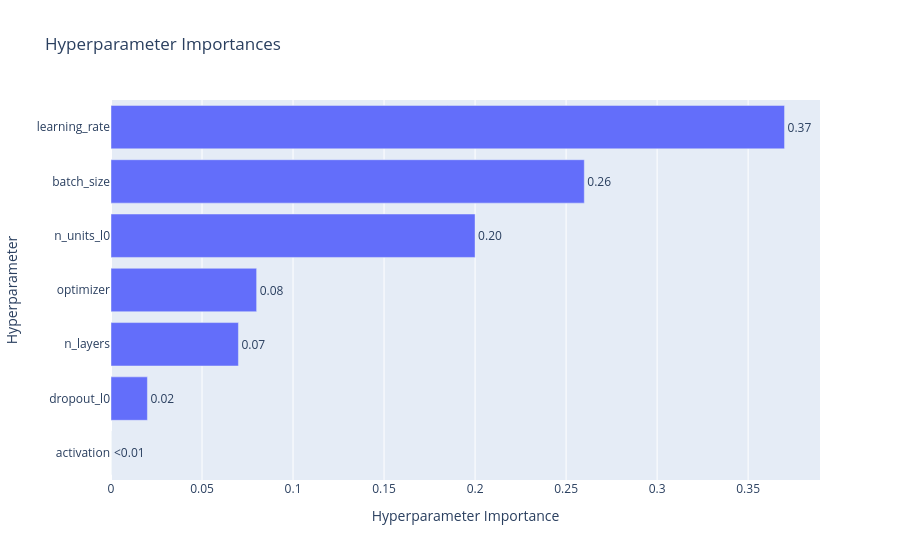
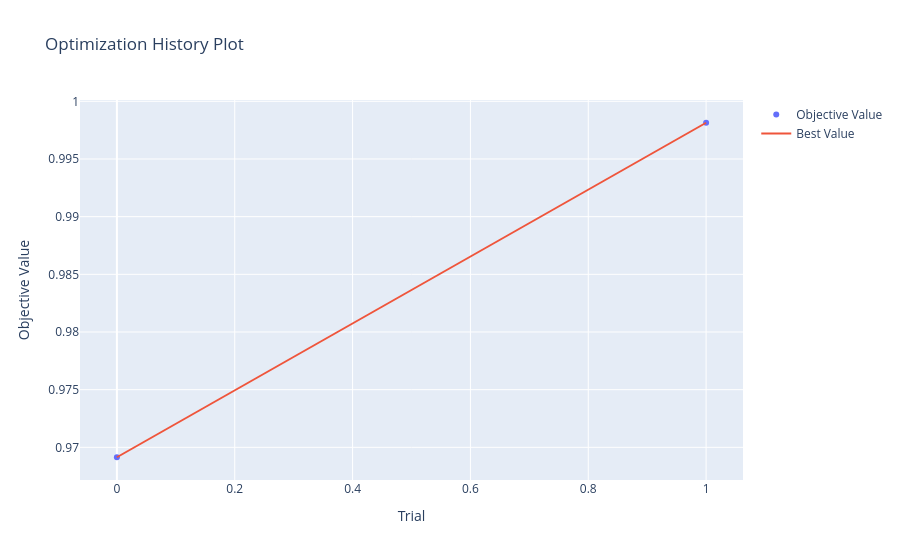

Notebook code cell kept with these figures, in order:
### Code cell
plt.figure(figsize=(12, 5))

# График Loss (красным)
plt.subplot(1, 2, 1)
plt.plot(history_optuna_tf.history['loss'], label='Train Loss', color='red')
if 'val_loss' in history_optuna_tf.history:
    plt.plot(history_optuna_tf.history['val_loss'], '--', label='Val Loss', color='red', alpha=0.6)
plt.title('Binary Crossentropy Loss')
plt.legend()

# График F1
plt.subplot(1, 2, 2)
plt.plot(history_optuna_tf.history['f1_metric'], label='Train F1', color='blue')
if 'val_f1_metric' in history_optuna_tf.history:
    plt.plot(history_optuna_tf.history['val_f1_metric'], '--', label='Val F1', color='blue', alpha=0.6)
plt.title('F1 Score during training')
plt.legend()

plt.tight_layout()
plt.show()

optuna_tf.summary()

fig = optuna.visualization.plot_param_importances(study_tf)
fig.show()

fig2 = optuna.visualization.plot_optimization_history(study_tf)
fig2.show()

### Figure 1 — Plotly figure (JSON) as saved in the notebook; plotly's stock layout.template omitted (floating-point values rounded to 4 significant figures)
{"data": [{"cliponaxis": false, "hovertemplate": ["activation (CategoricalDistribution): 0.0<extra></extra>", "dropout_l0 (FloatDistribution): 0.020000000000000007<extra></extra>", "n_layers (IntDistribution): 0.07000000000000003<extra></extra>", "optimizer (CategoricalDistribution): 0.08000000000000003<extra></extra>", "n_units_l0 (IntDistribution): 0.20000000000000023<extra></extra>", "batch_size (IntDistribution): 0.2599999999999995<extra></extra>", "learning_rate (FloatDistribution): 0.37000000000000016<extra></extra>"], "name": "Objective Value", "orientation": "h", "text": ["<0.01", "0.02", "0.07", "0.08", "0.20", "0.26", "0.37"], "textposition": "outside", "type": "bar", "x": [0, 0.02, 0.07, 0.08, 0.2, 0.26, 0.37], "y": ["activation", "dropout_l0", "n_layers", "optimizer", "n_units_l0", "batch_size", "learning_rate"]}], "layout": {"title": {"text": "Hyperparameter Importances"}, "xaxis": {"title": {"text": "Hyperparameter Importance"}}, "yaxis": {"title": {"text": "Hyperparameter"}}}}

### Figure 2 — Plotly figure (JSON) as saved in the notebook; plotly's stock layout.template omitted (floating-point values rounded to 4 significant figures)
{"data": [{"mode": "markers", "name": "Objective Value", "type": "scatter", "x": [0, 1], "y": [0.9691, 0.9981]}, {"mode": "lines", "name": "Best Value", "type": "scatter", "x": [0, 1], "y": [0.9691, 0.9981]}, {"marker": {"color": "#cccccc"}, "mode": "markers", "name": "Infeasible Trial", "showlegend": false, "type": "scatter", "x": [], "y": []}], "layout": {"title": {"text": "Optimization History Plot"}, "xaxis": {"title": {"text": "Trial"}}, "yaxis": {"title": {"text": "Objective Value"}}}}
